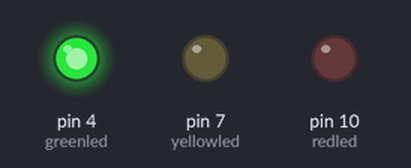
Recording of a sketch running on a simulated Arduino Uno, built with avr-gcc and run on an emulated ATmega328P. On the bench: output pins drawn as LEDs (lit = HIGH).

Above: at 1.5 s.
At 4.2 s:
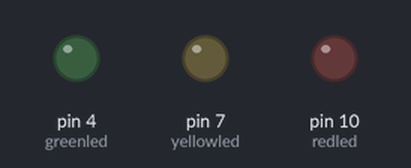
At 5.7 s:
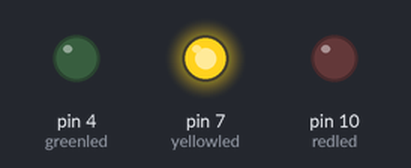
At 7.5 s:
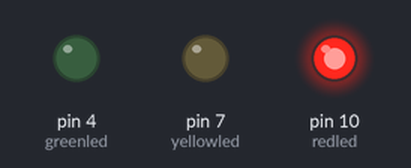
Timing chart, 0 to 11.7 s (numbered marks = the images above):
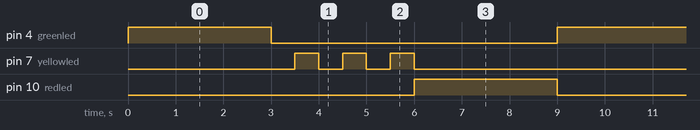

Measured:
- by itself, pin 4 (greenled), pin 10 (redled): alternates HIGH for 3.0 s and LOW for 6.0 s
- by itself, pin 7 (yellowled): repeats every 9.0 s: 2 × (LOW 0.50 s, HIGH 0.50 s), LOW 6.5 s, HIGH 0.50 s
- by itself, everything shown: repeats every 9.0 s, in 9 steps

The sketch:

pro-3-traffic-light.ino
```cpp
int redled = 10;
int yellowled = 7;
int greenled = 4;


void setup() {
  // put your setup code here, to run once:
  pinMode(redled, OUTPUT);
  pinMode(yellowled, OUTPUT);
  pinMode(greenled, OUTPUT);
}

void loop() {
  // put your main code here, to run repeatedly:
  digitalWrite(greenled, HIGH);
  delay(3000);
  digitalWrite(greenled, LOW);

  for (int i=0; i<3 ; i++) {
    delay(500);
    digitalWrite(yellowled, HIGH);
    delay(500);
    digitalWrite(yellowled, LOW);
  }

  digitalWrite(redled, HIGH);
  delay(3000);
  digitalWrite(redled, LOW);
}
```
